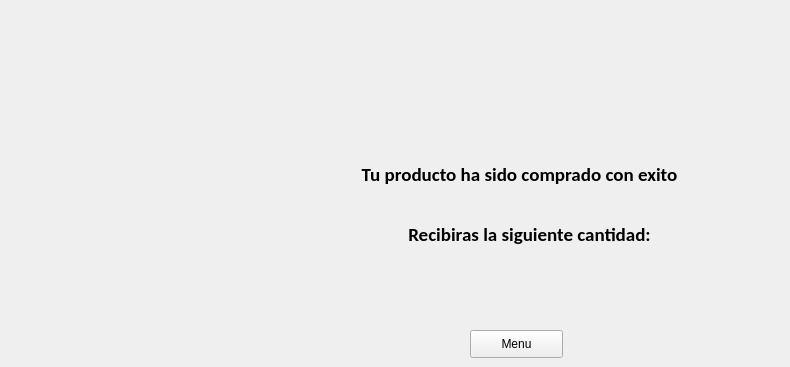
      <widget class="QWidget" name="ReciboCompra">
       <widget class="QLabel" name="label_6">
        <property name="geometry">
         <rect>
          <x>330</x>
          <y>160</y>
          <width>379</width>
          <height>28</height>
         </rect>
        </property>
        <property name="font">
         <font>
          <family>Calibri</family>
          <pointsize>14</pointsize>
          <weight>75</weight>
          <bold>true</bold>
         </font>
        </property>
        <property name="text">
         <string>Tu producto ha sido comprado con exito</string>
        </property>
        <property name="textFormat">
         <enum>Qt::MarkdownText</enum>
        </property>
        <property name="scaledContents">
         <bool>false</bool>
        </property>
        <property name="alignment">
         <set>Qt::AlignCenter</set>
        </property>
        <property name="wordWrap">
         <bool>false</bool>
        </property>
       </widget>
       <widget class="QPushButton" name="pushButton">
        <property name="geometry">
         <rect>
          <x>470</x>
          <y>330</y>
          <width>93</width>
          <height>28</height>
         </rect>
        </property>
        <property name="text">
         <string>Menu</string>
        </property>
       </widget>
       <widget class="QLabel" name="quantity">
        <property name="geometry">
         <rect>
          <x>700</x>
          <y>225</y>
          <width>81</width>
          <height>21</height>
         </rect>
        </property>
        <property name="text">
         <string/>
        </property>
       </widget>
       <widget class="QLabel" name="label_8">
        <property name="geometry">
         <rect>
          <x>340</x>
          <y>220</y>
          <width>379</width>
          <height>28</height>
         </rect>
        </property>
        <property name="font">
         <font>
          <family>Calibri</family>
          <pointsize>14</pointsize>
          <weight>75</weight>
          <bold>true</bold>
         </font>
        </property>
        <property name="text">
         <string>Recibiras la siguiente cantidad:</string>
        </property>
        <property name="textFormat">
         <enum>Qt::MarkdownText</enum>
        </property>
        <property name="scaledContents">
         <bool>false</bool>
        </property>
        <property name="alignment">
         <set>Qt::AlignCenter</set>
        </property>
        <property name="wordWrap">
         <bool>false</bool>
        </property>
       </widget>
      </widget>
